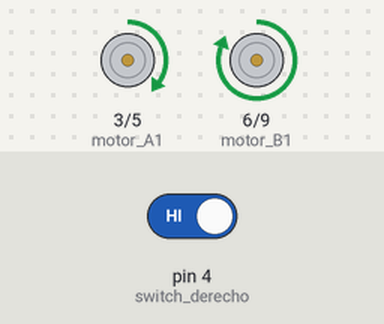
A sketch run on a simulated Arduino Uno, built with avr-gcc and run on an emulated ATmega328P. Shown: motor-driver pin pairs drawn as motors (green arrow = first pin HIGH = forward, orange = second pin HIGH = backward, longer = more drive). Inputs (shaded band) come from the test bench; at power-on: pin 4 (switch_derecho) HIGH. At 1.3 s the program stops and its outputs stay as they are.

Above: at 1.2 s.
1.3 s: pin 4 (switch_derecho) driven LOW
At 2.5 s:
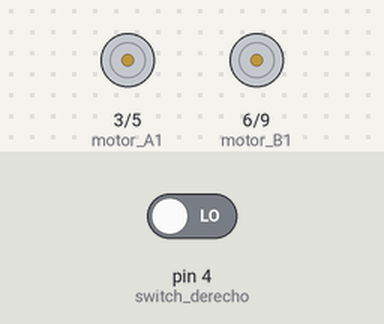
Timing chart, 0 to 2.8 s (numbered marks = the images above; inputs shaded):
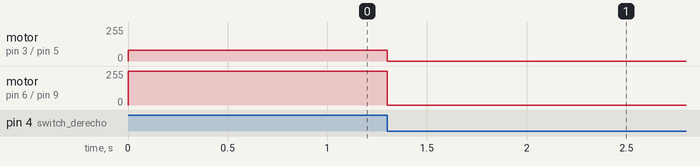

The sketch:

POPBOT_1_2.ino
```cpp
//con esta rutina el robot hace un circulo donde una rueda gira mas rápido que la otra

void setup() {
  pinMode(3, OUTPUT);   //motor A1
  pinMode(5, OUTPUT);   //motor A2
  pinMode(6, OUTPUT);   //motor B1
  pinMode(9, OUTPUT);   //motor B2
  pinMode(2, INPUT);    //switch izquierdo
  pinMode(4, INPUT);    //switch derecho
}


void avanza(int Lspeed, int Rspeed) {
  analogWrite(3, Lspeed);  // rueda izquierda avanza a la velocidad de 0-255
  digitalWrite(5, LOW);
  analogWrite(6, Rspeed);  //rueda derecha avanza a la velocidad de 0-255
  digitalWrite(9, LOW);
}

void parar() {
  digitalWrite(3, LOW);  // el robot retrocede
  digitalWrite(5, LOW);
  digitalWrite(6, LOW);
  digitalWrite(9, LOW);
}

void loop() {
  avanza(80, 255);
  if (digitalRead(4) == 0) {
    parar();
    while (1);
  }
}
```

Measured:
- after the input at 1.3 s, motor on pin 3 (motor_A1) / pin 5 (motor_A2): forward 80/255 → stopped at once; motor on pin 6 (motor_B1) / pin 9 (motor_B2): forward 255/255 → stopped at once
